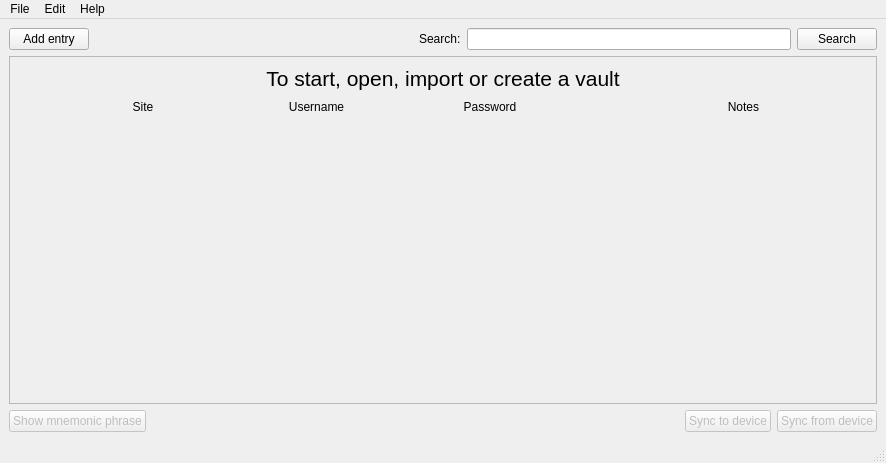
<?xml version="1.0" encoding="UTF-8"?>
<ui version="4.0">
 <class>MainWindow</class>
 <widget class="QMainWindow" name="MainWindow">
  <property name="geometry">
   <rect>
    <x>0</x>
    <y>0</y>
    <width>886</width>
    <height>463</height>
   </rect>
  </property>
  <property name="windowTitle">
   <string>MainWindow</string>
  </property>
  <widget class="QWidget" name="centralwidget">
   <layout class="QVBoxLayout" name="verticalLayout_2">
    <property name="leftMargin">
     <number>9</number>
    </property>
    <property name="topMargin">
     <number>9</number>
    </property>
    <property name="rightMargin">
     <number>9</number>
    </property>
    <property name="bottomMargin">
     <number>9</number>
    </property>
    <item>
     <layout class="QHBoxLayout" name="horizontalLayout_3">
      <item>
       <widget class="QPushButton" name="btn_entry_add">
        <property name="text">
         <string>Add entry</string>
        </property>
       </widget>
      </item>
      <item>
       <spacer name="horizontalSpacer_5">
        <property name="orientation">
         <enum>Qt::Horizontal</enum>
        </property>
        <property name="sizeHint" stdset="0">
         <size>
          <width>40</width>
          <height>20</height>
         </size>
        </property>
       </spacer>
      </item>
      <item>
       <widget class="QLabel" name="lb_search">
        <property name="text">
         <string>Search:</string>
        </property>
       </widget>
      </item>
      <item>
       <widget class="QLineEdit" name="le_search">
        <property name="enabled">
         <bool>true</bool>
        </property>
       </widget>
      </item>
      <item>
       <widget class="QPushButton" name="btn_search">
        <property name="text">
         <string>Search</string>
        </property>
       </widget>
      </item>
     </layout>
    </item>
    <item>
     <widget class="QScrollArea" name="scrollArea">
      <property name="widgetResizable">
       <bool>true</bool>
      </property>
      <widget class="QWidget" name="main_container">
       <property name="geometry">
        <rect>
         <x>0</x>
         <y>0</y>
         <width>864</width>
         <height>304</height>
        </rect>
       </property>
       <layout class="QVBoxLayout" name="verticalLayout">
        <item>
         <widget class="QLabel" name="lb_start">
          <property name="font">
           <font>
            <pointsize>16</pointsize>
           </font>
          </property>
          <property name="text">
           <string>To start, open, import or create a vault</string>
          </property>
          <property name="alignment">
           <set>Qt::AlignCenter</set>
          </property>
         </widget>
        </item>
        <item>
         <layout class="QHBoxLayout" name="horizontalLayout_2">
          <item>
           <spacer name="horizontalSpacer_2">
            <property name="orientation">
             <enum>Qt::Horizontal</enum>
            </property>
            <property name="sizeType">
             <enum>QSizePolicy::Fixed</enum>
            </property>
            <property name="sizeHint" stdset="0">
             <size>
              <width>40</width>
              <height>20</height>
             </size>
            </property>
           </spacer>
          </item>
          <item>
           <widget class="QLabel" name="lb_site">
            <property name="text">
             <string>Site</string>
            </property>
            <property name="alignment">
             <set>Qt::AlignCenter</set>
            </property>
           </widget>
          </item>
          <item>
           <widget class="QLabel" name="lb_username">
            <property name="text">
             <string>Username</string>
            </property>
            <property name="alignment">
             <set>Qt::AlignCenter</set>
            </property>
           </widget>
          </item>
          <item>
           <widget class="QLabel" name="lb_password">
            <property name="text">
             <string>Password</string>
            </property>
            <property name="alignment">
             <set>Qt::AlignCenter</set>
            </property>
           </widget>
          </item>
          <item>
           <spacer name="horizontalSpacer_4">
            <property name="orientation">
             <enum>Qt::Horizontal</enum>
            </property>
            <property name="sizeType">
             <enum>QSizePolicy::Fixed</enum>
            </property>
            <property name="sizeHint" stdset="0">
             <size>
              <width>40</width>
              <height>20</height>
             </size>
            </property>
           </spacer>
          </item>
          <item>
           <spacer name="horizontalSpacer_6">
            <property name="orientation">
             <enum>Qt::Horizontal</enum>
            </property>
            <property name="sizeType">
             <enum>QSizePolicy::Fixed</enum>
            </property>
            <property name="sizeHint" stdset="0">
             <size>
              <width>40</width>
              <height>20</height>
             </size>
            </property>
           </spacer>
          </item>
          <item>
           <widget class="QLabel" name="lb_notes">
            <property name="text">
             <string>Notes</string>
            </property>
            <property name="alignment">
             <set>Qt::AlignCenter</set>
            </property>
           </widget>
          </item>
          <item>
           <spacer name="horizontalSpacer_3">
            <property name="orientation">
             <enum>Qt::Horizontal</enum>
            </property>
            <property name="sizeType">
             <enum>QSizePolicy::Fixed</enum>
            </property>
            <property name="sizeHint" stdset="0">
             <size>
              <width>40</width>
              <height>20</height>
             </size>
            </property>
           </spacer>
          </item>
         </layout>
        </item>
        <item>
         <layout class="QVBoxLayout" name="passwords_container"/>
        </item>
        <item>
         <spacer name="verticalSpacer">
          <property name="orientation">
           <enum>Qt::Vertical</enum>
          </property>
          <property name="sizeHint" stdset="0">
           <size>
            <width>20</width>
            <height>40</height>
           </size>
          </property>
         </spacer>
        </item>
       </layout>
      </widget>
     </widget>
    </item>
    <item>
     <layout class="QHBoxLayout" name="horizontalLayout">
      <item>
       <widget class="QPushButton" name="btn_show_mnemonic">
        <property name="enabled">
         <bool>false</bool>
        </property>
        <property name="text">
         <string>Show mnemonic phrase</string>
        </property>
       </widget>
      </item>
      <item>
       <spacer name="horizontalSpacer_7">
        <property name="orientation">
         <enum>Qt::Horizontal</enum>
        </property>
        <property name="sizeHint" stdset="0">
         <size>
          <width>40</width>
          <height>20</height>
         </size>
        </property>
       </spacer>
      </item>
      <item>
       <widget class="QPushButton" name="btn_sync_to">
        <property name="enabled">
         <bool>false</bool>
        </property>
        <property name="text">
         <string>Sync to device</string>
        </property>
       </widget>
      </item>
      <item>
       <widget class="QPushButton" name="btn_sync_from">
        <property name="enabled">
         <bool>false</bool>
        </property>
        <property name="text">
         <string>Sync from device</string>
        </property>
       </widget>
      </item>
     </layout>
    </item>
   </layout>
  </widget>
  <widget class="QMenuBar" name="menu_bar">
   <property name="geometry">
    <rect>
     <x>0</x>
     <y>0</y>
     <width>886</width>
     <height>30</height>
    </rect>
   </property>
   <widget class="QMenu" name="menu_file">
    <property name="title">
     <string>File</string>
    </property>
    <widget class="QMenu" name="menu_recent">
     <property name="title">
      <string>Recent Vaults</string>
     </property>
    </widget>
    <addaction name="act_new"/>
    <addaction name="act_open"/>
    <addaction name="menu_recent"/>
    <addaction name="separator"/>
    <addaction name="act_import"/>
    <addaction name="act_export"/>
    <addaction name="separator"/>
    <addaction name="act_exit"/>
   </widget>
   <widget class="QMenu" name="menu_help">
    <property name="title">
     <string>Help</string>
    </property>
    <addaction name="act_issue"/>
    <addaction name="separator"/>
    <addaction name="act_about"/>
   </widget>
   <widget class="QMenu" name="menu_edit">
    <property name="title">
     <string>Edit</string>
    </property>
    <widget class="QMenu" name="menu_lang">
     <property name="title">
      <string>Language</string>
     </property>
    </widget>
    <widget class="QMenu" name="menu_theme">
     <property name="title">
      <string>Theme</string>
     </property>
     <addaction name="act_light"/>
     <addaction name="act_dark"/>
    </widget>
    <widget class="QMenu" name="menu_delete_device">
     <property name="title">
      <string>Delete Device</string>
     </property>
    </widget>
    <addaction name="act_close"/>
    <addaction name="act_rename"/>
    <addaction name="act_delete"/>
    <addaction name="separator"/>
    <addaction name="menu_delete_device"/>
    <addaction name="separator"/>
    <addaction name="menu_lang"/>
    <addaction name="menu_theme"/>
   </widget>
   <addaction name="menu_file"/>
   <addaction name="menu_edit"/>
   <addaction name="menu_help"/>
  </widget>
  <widget class="QStatusBar" name="status_bar"/>
  <action name="act_new">
   <property name="text">
    <string>New Vault</string>
   </property>
  </action>
  <action name="act_import">
   <property name="text">
    <string>Import Vault</string>
   </property>
  </action>
  <action name="act_export">
   <property name="text">
    <string>Export Vault</string>
   </property>
  </action>
  <action name="act_about">
   <property name="text">
    <string>About</string>
   </property>
  </action>
  <action name="act_open">
   <property name="text">
    <string>Open Vault</string>
   </property>
  </action>
  <action name="act_delete">
   <property name="enabled">
    <bool>false</bool>
   </property>
   <property name="text">
    <string>Delete Vault</string>
   </property>
  </action>
  <action name="act_exit">
   <property name="text">
    <string>Exit</string>
   </property>
  </action>
  <action name="act_issue">
   <property name="text">
    <string>Report Issue</string>
   </property>
  </action>
  <action name="actionGitHub">
   <property name="text">
    <string>Getting Started</string>
   </property>
  </action>
  <action name="act_light">
   <property name="text">
    <string>Light</string>
   </property>
  </action>
  <action name="act_dark">
   <property name="text">
    <string>Dark</string>
   </property>
  </action>
  <action name="act_rename">
   <property name="enabled">
    <bool>false</bool>
   </property>
   <property name="text">
    <string>Rename Vault</string>
   </property>
  </action>
  <action name="act_close">
   <property name="enabled">
    <bool>false</bool>
   </property>
   <property name="text">
    <string>Close Vault</string>
   </property>
  </action>
  <action name="actiona">
   <property name="text">
    <string>a</string>
   </property>
  </action>
 </widget>
 <resources/>
 <connections/>
</ui>
